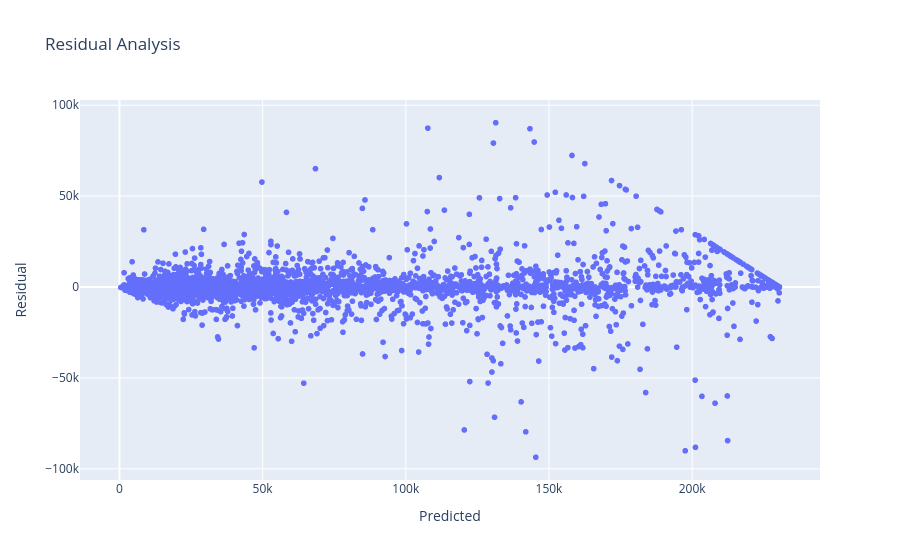

The code cell stored with this chart in its notebook:
### Code cell
fig = px.scatter(

    comparison,

    x="Predicted",

    y="Residual",

    title="Residual Analysis"

)

fig.show()

### Figure 1 — Plotly figure (JSON) as saved in the notebook; plotly's stock layout.template omitted (floating-point values rounded to 4 significant figures; data arrays with more than 128 entries replaced by an {"elided": "..."} marker saying what was removed)
{"data": [{"hovertemplate": "Predicted=%{x}<br>Residual=%{y}<extra></extra>", "legendgroup": "", "marker": {"color": "#636efa", "symbol": "circle"}, "mode": "markers", "name": "", "showlegend": false, "type": "scattergl", "x": {"elided": "5187 float values"}, "xaxis": "x", "y": {"elided": "5187 float values"}, "yaxis": "y"}], "layout": {"legend": {"tracegroupgap": 0}, "title": {"text": "Residual Analysis"}, "xaxis": {"anchor": "y", "domain": [0, 1], "title": {"text": "Predicted"}}, "yaxis": {"anchor": "x", "domain": [0, 1], "title": {"text": "Residual"}}}}
